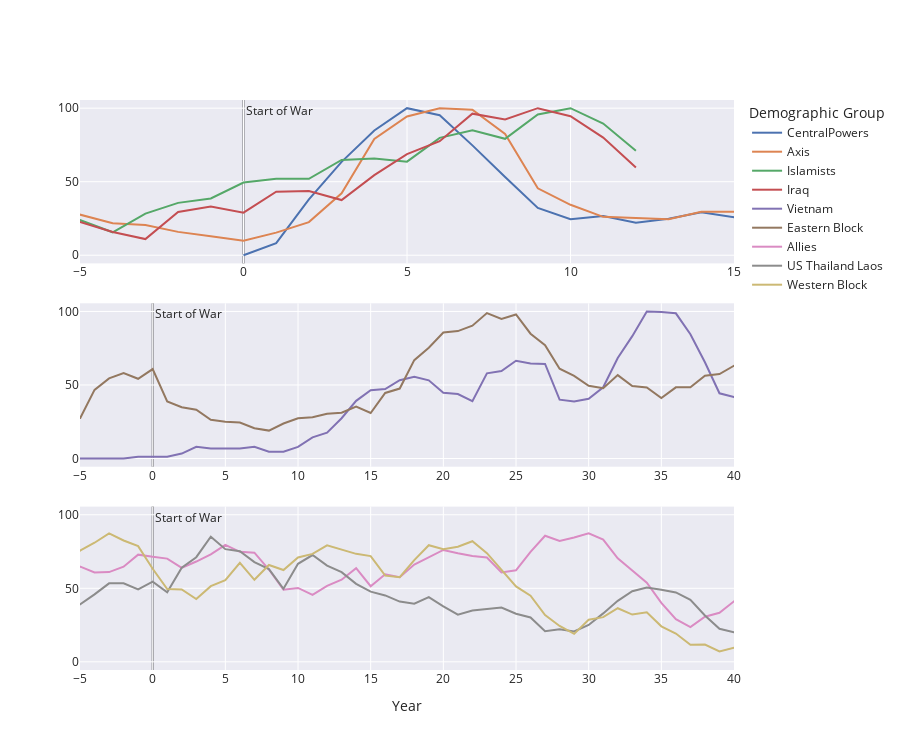

The cell this chart's notebook holds for it:
### Markdown cell above
The contrast between enemies and allies representation is very clear for WWI, WWII, the Vietnam War and the War in Afghanistan and Iraq. This difference interest could be retraced to human psychology, where we respond more strongly to negative stimuli, associated with enemies, than positive stimuli, associated with allies. 
To nuance this, we have to note that since these wars happened in foreign soil for the US, and Historical War movies contribute a lot to the statistics, there is bound te have more foreign representation, independently of human preferences. The case of the Cold War where no actual battle was fought,shows this with a lesser difference in representation shift.


Not all the increase in representation happened with the same delay to the start of a war, lets look at this closer.

## Time difference in representation response
> We centered the different representation curves on the start of wars for the allies and ennemies

### Code cell
AlliedForces = ['Japanese','Russian','American','Italian','English','French']
Allies = ['American','English', 'French', 'Soviet']
CentralPowers = ['German','Austrian', 'Turkish','Hungarian']
Axis = ['German','Nazi','Japanese','Italian','Hungarian','Thai']

figures = [
plot_relative_occurrences_mean(all_counts_by_period, [CentralPowers,Axis,['Afghan','Islamic'],['Iraqi']],
                               groups = ['CentralPowers','Axis','Islamists','Iraq'],
                               center_periods=[1914,1939,2001,2001],normalize=True),
plot_relative_occurrences_mean(all_counts_by_period, [['Vietnamese'],['Russian','Soviet','Chinese']],
                               groups = ['Vietnam','Eastern Block'],
                               center_periods=[1955,1947],normalize=True),
plot_relative_occurrences_mean(all_counts_by_period, [Allies,['American','Thai','Laotian'],['American','Canadian','English', 'French']],
                               groups = ['Allies','US Thailand Laos','Western Block'],center_periods=[1939,1955,1947],normalize=True),
]


fig = make_subplots(rows=len(figures), cols=1,vertical_spacing = 0.07) 

for i, figure in enumerate(figures):
    for trace in range(len(figure["data"])):
        fig.append_trace(figure["data"][trace], row=i+1, col=1)

fig.update_xaxes(range=[-5, 15],row = 1,col = 1)
fig.update_xaxes(range=[-5, 40],row = 2,col = 1)
fig.update_xaxes(range=[-5, 40],row = 3,col = 1)
fig.add_vrect(
                x0=0,
                x1=0,
                annotation_text='Start of War',
                annotation_position="top left",
                fillcolor='rgba(255, 0, 0, 0.1)',
                layer='below',
                line_width=2)



fig.update_layout(
        legend_title='Demographic Group',
        template='seaborn',
        height=250*len(figures),
    )

fig.update_xaxes(title_text="Year", row=len(figures), col=1)

fig_json = fig.to_json()

with open('figures/ethnicity-representation_reaction_speed.json', 'w') as json_file:
    json.dump(json.loads(fig_json), json_file, indent=4)   



fig.show()
